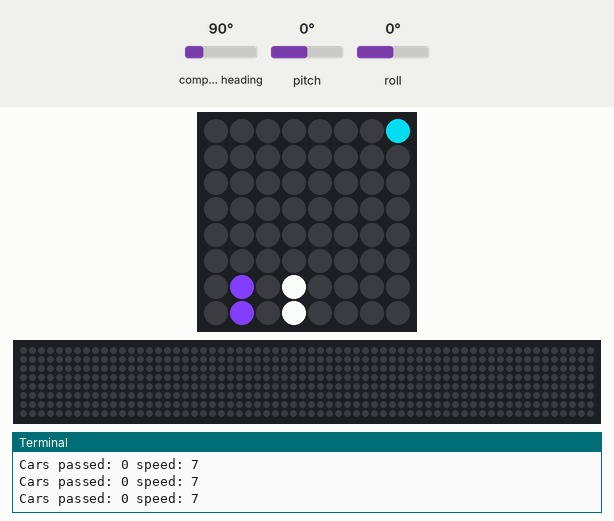
Bench run of a program on a simulated Raspberry Pi (BCM pin numbers) with a Sense HAT. On the bench: the Sense HAT's 8×8 RGB LED matrix, a strip that is not on the board, showing the scrolling text unrolled, the last lines printed to the terminal. The inputs (shaded band) are chosen by the test bench; at power-on: pitch 0°, compass heading 90°, roll 0°. Random numbers come from a fixed seed; the 64×8 strip is a reading aid, not a part: it shows the text the matrix is scrolling, unrolled, one strip-width of it at a time; the Sense HAT reports a negative pitch or roll as 360° plus the angle.

Above: at 6.5 s.
6.6 s: pitch set to -86°
At 11.04 s:
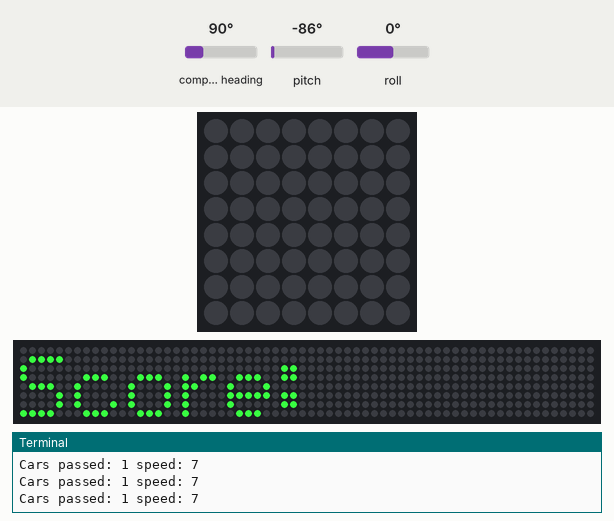
12.7 s: pitch set to 0°
At 15.15 s:
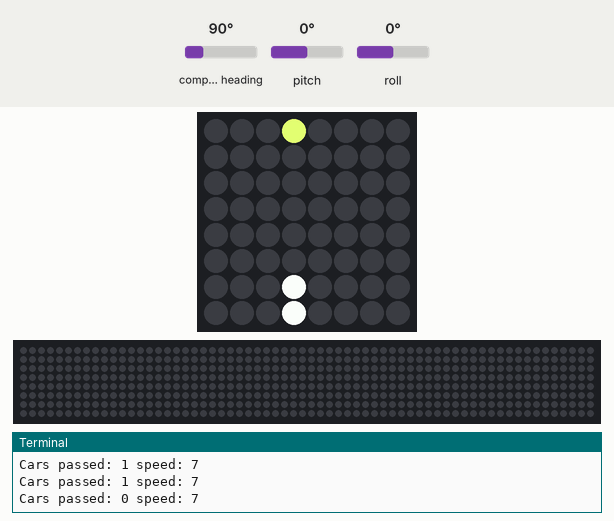
15.7 s: pitch set to -45°
At 16.04 s:
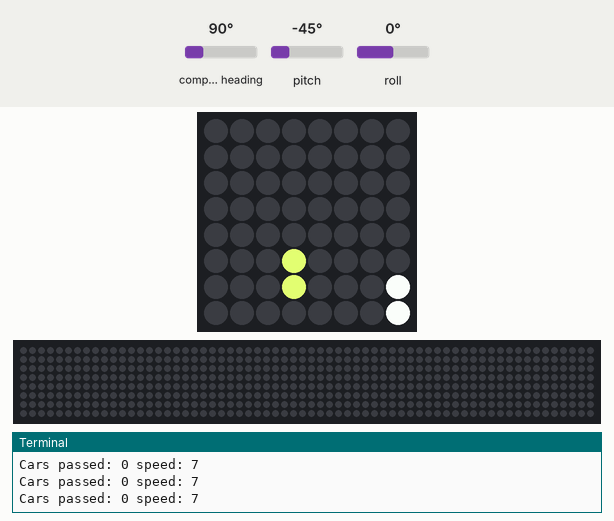

The program:

__main__.py
```python
from sense_hat import SenseHat
import time
import random

sense = SenseHat()
sense.clear()

color = (255, 255, 255)

player_x = 4
game_speed = 7

cars = []
target_num_cars = 3
high_score = 0
total_cars_passed = 0

def draw_player():
    sense.set_pixel(player_x, 7, color)
    sense.set_pixel(player_x, 6, color)

#Functions-----------------
def move_right(event):
    global player_x
    if event.action == 'pressed' and player_x < 7:
        player_x += 1
        sense.clear()

def move_left(event):
    global player_x
    if event.action == 'pressed'and player_x > 0:
        player_x -= 1
        sense.clear()

def draw_cars():
    global cars
    global total_cars_passed
    global game_speed
    global high_score

    for car in cars:
        if car.y >= 0 and car.y < 8:
            sense.set_pixel(car.x, car.y, car.color)
        if car.y - 1 >= 0 and car.y - 1 < 8:
            sense.set_pixel(car.x, car.y - 1, car.color)

        if car.x == player_x and 8 > car.y > 5:
            if total_cars_passed > high_score:
                high_score = total_cars_passed
            sense.show_message("Helaas!", 0.04, (60, 255, 70))
            sense.show_message("Score: ", 0.04, (60, 255, 70))
            sense.show_message(str(total_cars_passed), 0.04, (255, 60, 70))
            sense.show_message("Highscore: ", 0.04, (60, 255, 70))
            sense.show_message(str(high_score), 0.04, (255, 60, 70))
            game_speed = 7
            total_cars_passed = 0
            cars = []
            break


class Car:
    def __init__(self) -> None:
        self.x = random.randint(0, 7)
        self.y = -1
        self.color = (random.randint(0, 255), random.randint(0, 255), random.randint(0, 255))
        self.passed = False


# Main Program ----------------------
    sense.stick.direction_right = move_right
    sense.stick.direction_left = move_left

def mapval(x, in_min, in_max, out_min, out_max):
    return (x - in_min) * (out_max - out_min) / (in_max - in_min) + out_min

sense.show_message("Car racer!", 0.04, (60, 255, 70))
sense.show_message("Get ready...", 0.04, (255, 60, 70))

while(1):
    draw_player()
    draw_cars()
    time.sleep(1 / game_speed)

    orientation = sense.get_orientation()
    rawpitch = round(orientation["pitch"], 0)
    rawpitch = rawpitch if rawpitch < 180 else rawpitch - 360
    rawpitch = -rawpitch
    pitch = int(mapval(rawpitch, -25, 25, 0, 7))
    pitch = pitch if pitch > 0 else 0
    pitch = pitch if pitch < 8 else 7
    player_x = pitch

    if random.randint(0, 100) < 25:
        if len(cars) < target_num_cars:
            newCar = Car()
            cars.append(newCar)

            if random.randint(0, 100) < 25:
                newCar = Car()
                newCar.x = player_x
                cars.append(newCar)

    tmp_cars = cars
    for car in cars:
        if car.passed:
            tmp_cars.remove(car)
            total_cars_passed += 1
        car.y += 1
        if car.y > 7:
            car.passed = True
    cars = tmp_cars

    print("Cars passed: " + str(total_cars_passed) + " speed: " + str(game_speed))
    if total_cars_passed > 0 and total_cars_passed < 50 and total_cars_passed % 10 == 0:
        sense.show_message("Speed up!", 0.04, (60, 255, 70))
        game_speed += 1
        total_cars_passed += 1

    if total_cars_passed > 50 and total_cars_passed % 40 == 0:
        sense.show_message("Speed up!", 0.04, (60, 255, 70))
        game_speed += 1
        total_cars_passed += 1
#     cars_y += 1
#     if cars_y > 6:
#         cars_y = 0
#         cars_x  = random.randint(0, 7)
    sense.clear(0,0,0)
```
